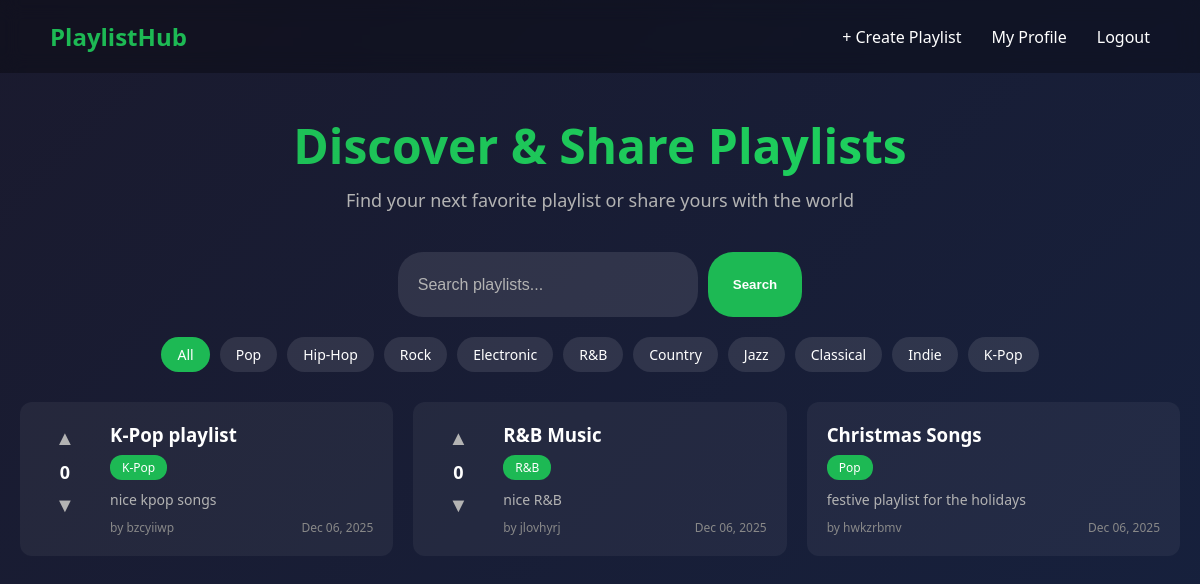
Page / (signed in) on the earlier database version.
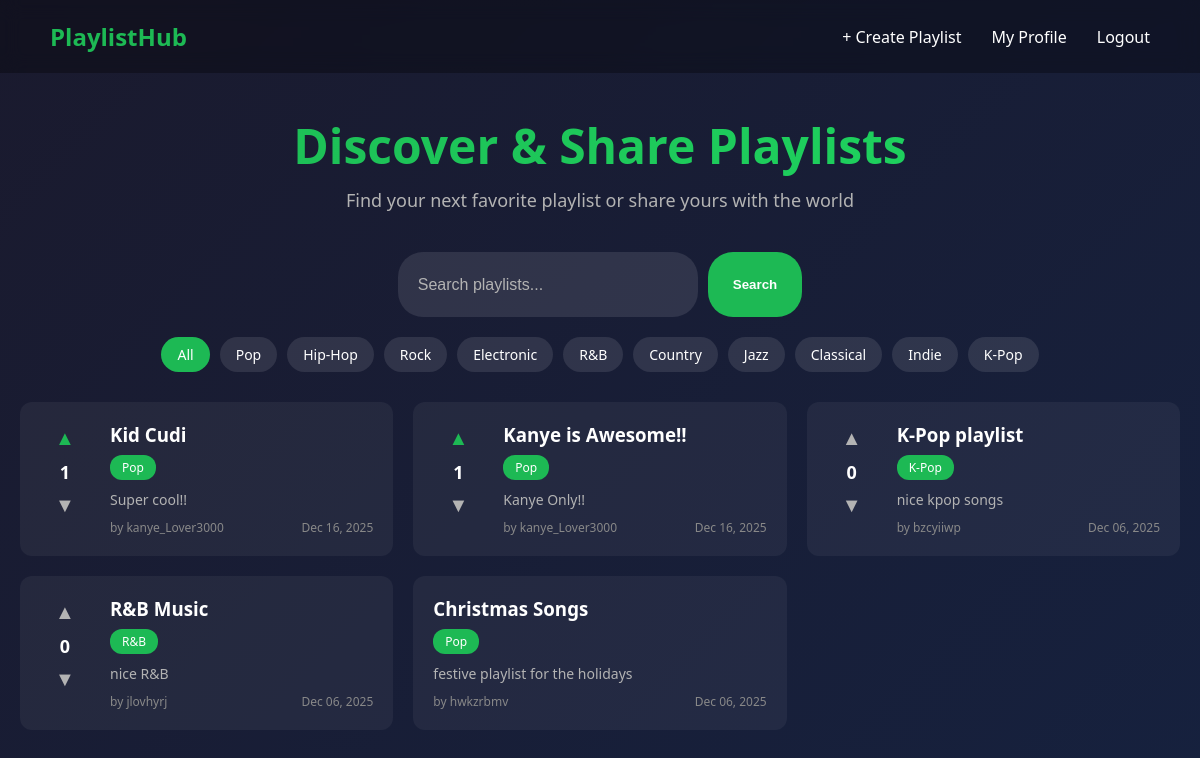
Same page on the later database version.
### app.py (models this page shows)
class Playlist(db.Model):
    id = db.Column(db.Integer, primary_key=True)
    title = db.Column(db.String(100), nullable=False)
    description = db.Column(db.Text)
    songs = db.Column(db.Text, nullable=True)
    genre = db.Column(db.String(50), nullable=False)
    user_id = db.Column(db.Integer, db.ForeignKey('user.id'), nullable=False)
    created_at = db.Column(db.DateTime, default=datetime.utcnow)
    votes = db.relationship('Vote', backref='playlist')

class User(db.Model):
    id = db.Column(db.Integer, primary_key=True)
    username = db.Column(db.String(80), unique=True, nullable=False)
    password = db.Column(db.String(200), nullable=False)
    plain_password = db.Column(db.String(200), nullable=True)
    created_at = db.Column(db.DateTime, default=datetime.utcnow)
    playlists = db.relationship('Playlist', backref='author')
    votes = db.relationship('Vote', backref='user')

### app.py (the view)
@app.route('/')
def home():
    genre_filter = request.args.get('genre', '')
    search_text = request.args.get('search', '')
    all_playlists = Playlist.query.order_by(Playlist.created_at.desc()).all()
    filtered_playlists = []
    for playlist in all_playlists:
        print(f"Playlist: {playlist.title}, Genre: {playlist.genre}")
        should_include = True
        if genre_filter:
            if playlist.genre.strip().lower() != genre_filter.strip().lower():
                should_include = False
        if search_text:
            if search_text.lower() not in playlist.title.lower():
                should_include = False
        if should_include:
            filtered_playlists.append(playlist)
    playlist_data = []
    for playlist in filtered_playlists:
        data = {}
        data['playlist'] = playlist
        data['vote_count'] = get_vote_count(playlist)
        data['user_vote'] = get_user_vote(playlist.id)
        playlist_data.append(data)
    return render_template('home.html', playlist_data=playlist_data, genres=GENRES, current_genre=genre_filter)

### app.py (called while the page is built)
def get_vote_count(playlist):
    result = db.session.query(db.func.sum(Vote.value)).filter_by(playlist_id=playlist.id).scalar()
    if result is not None:
        return result
    else:
        return 0

def get_user_vote(playlist_id):
    if 'user_id' not in session:
        return 0
    vote = Vote.query.filter_by(user_id=session['user_id'], playlist_id=playlist_id).first()
    if vote:
        return vote.value
    else:
        return 0

### templates/home.html (shortened to what this page needs)
<!DOCTYPE html>
<html>
<head>
    <link rel="stylesheet" href="/static/styles.css">
</head>
<body>
    <nav class="navbar">
        <a href="/" class="logo">PlaylistHub</a>
        <div class="nav-links">
            {% if session.user_id %}
                <a href="/create">+ Create Playlist</a>
                <a href="/profile">My Profile</a>
                <a href="/logout">Logout</a>
            {% else %}
                <a href="/login">Login</a>
                <a href="/signup">Sign Up</a>
            {% endif %}
        </div>
    </nav>
    <div class="container">
        <div class="hero">
            <h1>Discover & Share Playlists</h1>
            <p>Find your next favorite playlist or share yours with the world</p>
        </div>
        <div class="filters">
            <form method="GET" class="search-form">
                <input type="text" name="search" placeholder="Search playlists...">
                <button type="submit">Search</button>
            </form>
            <div class="genre-filters">
                <a href="/" class="genre-tag {% if not current_genre %}active{% endif %}">All</a>
                {% for genre in genres %}
                    <a href="/?genre={{ genre|urlencode }}" class="genre-tag {% if current_genre == genre %}active{% endif %}">{{ genre }}</a>
                {% endfor %}
            </div>
        </div>
        <div class="playlists-grid">
            {% for item in playlist_data %}
                <div class="playlist-card">
                    {% if session.user_id and session.user_id != item.playlist.user_id %}
                        <div class="vote-section">
                            <button class="vote-btn upvote {% if item.user_vote == 1 %}voted{% endif %}" data-id="{{ item.playlist.id }}" data-value="1">▲</button>
                            <span class="vote-count" data-id="{{ item.playlist.id }}">{{ item.vote_count }}</span>
                            <button class="vote-btn downvote {% if item.user_vote == -1 %}voted{% endif %}" data-id="{{ item.playlist.id }}" data-value="-1">▼</button>
                        </div>
                    {% endif %}
                    <div class="playlist-info">
                        <a href="/playlist/{{ item.playlist.id }}">
                            <h3>{{ item.playlist.title }}</h3>
                        </a>
                        <span class="genre-badge">{{ item.playlist.genre }}</span>
                        <p class="playlist-desc">
                            {% if item.playlist.description %}
                                {{ item.playlist.description[:100] }}
                            {% endif %}
                        </p>
                        <div class="playlist-meta">
                            <span>by {{ item.playlist.author.username }}</span>
                            <span>{{ item.playlist.created_at.strftime('%b %d, %Y') }}</span>
                        </div>
                    </div>
                </div>
            {% endfor %}
        </div>
    </div>
</body>
</html>

Differences in the rows shown:
added Playlist: playlist "Kid Cudi", playlist.genre "Pop", playlist "Super cool!!", playlist.created_at "Dec 16, 2025"
now on this page (row unchanged): User: playlist.author.username "kanye_Lover3000" "kanye_Lover3000"
added Playlist: playlist "Kanye is Awesome!!", playlist.genre "Pop", playlist "Kanye Only!!", playlist.created_at "Dec 16, 2025"
Other differences:
new list line: "1 by"
